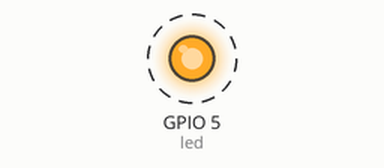
This program was run on a simulated ESP32 board running MicroPython. Shown: output pins drawn as LEDs (lit = HIGH). Dashed ring = blinking. Threads take turns every 2 ms; what the program prints to the serial console is not drawn.

Above: at 0.05 s.
Timing chart, 0 to 3.0 s (numbered marks = the images above):
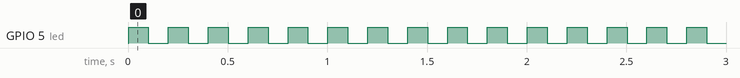

Measured:
- by itself, GPIO 5 (led): alternates HIGH for 0.10 s and LOW for 0.10 s

The program:

led_blink_demo-6.py
```python
#############################################################
# LED blink Demo 6
# Date: 2020-04-18
#############################################################

from machine import Pin
import utime as time
import _thread

LED_OFF  = 1 # 1=OFF, 0=ON
LED_GPIO = 5 # use GPIO5 for LED output

finished = False

def main_loop( ):
    global finished
    print( 'thread ID (main):', _thread.get_ident())
    try:
        while not finished:
            pass
    except KeyboardInterrupt:
        finished = True
        _thread.exit()

def led_thread_func(led, delay):
    global finished
    print( 'thread ID (led):', _thread.get_ident())
    try:
        while not finished:
            led.value(not led.value())
            time.sleep_ms( delay )
    except KeyboardInterrupt:
        finished = True
        led.value( LED_OFF )
        _thread.exit()

led = Pin( LED_GPIO, Pin.OUT )
_thread.start_new_thread( led_thread_func, (led,100,) )
main_loop()

#############################################################
```
